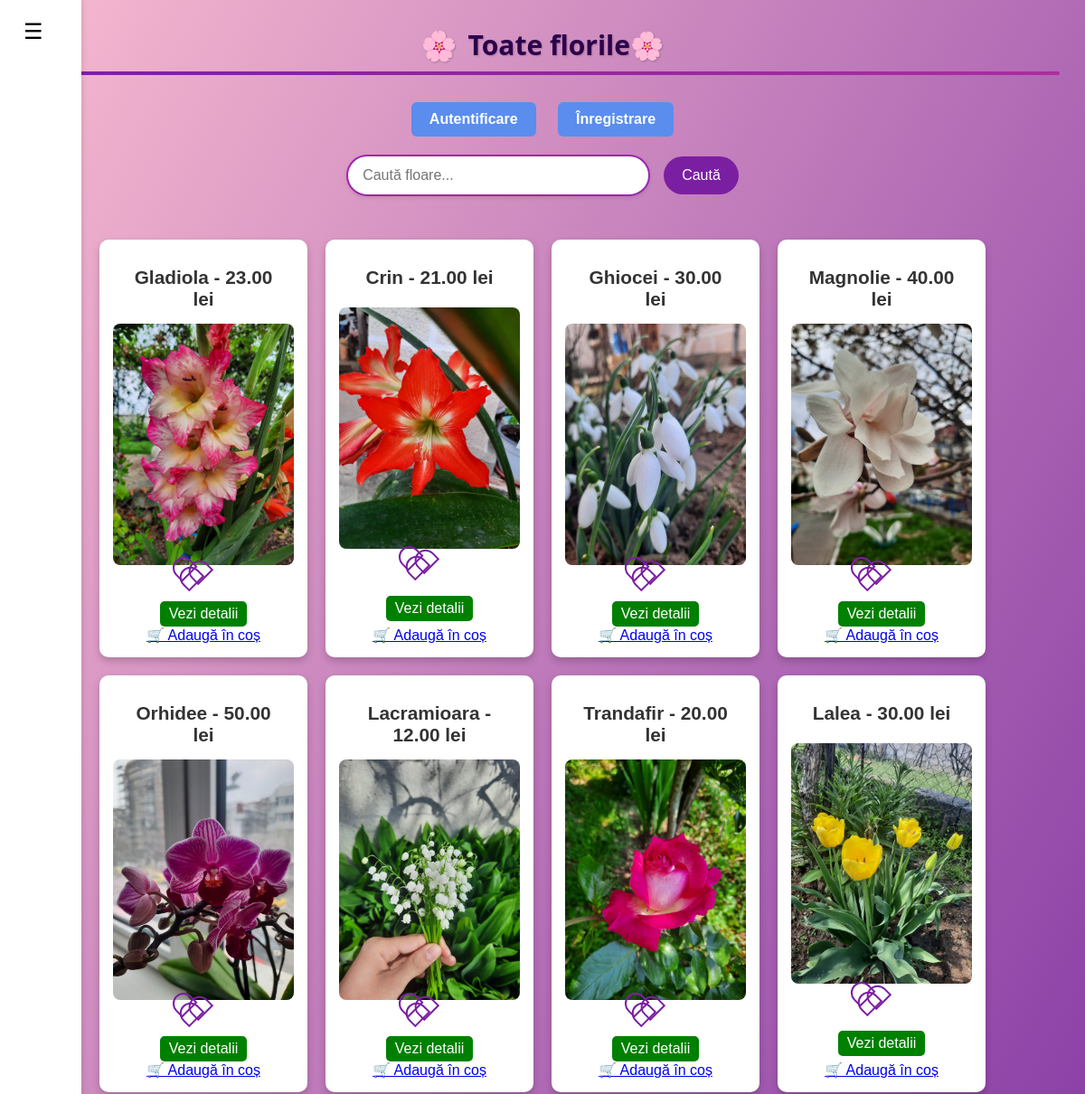
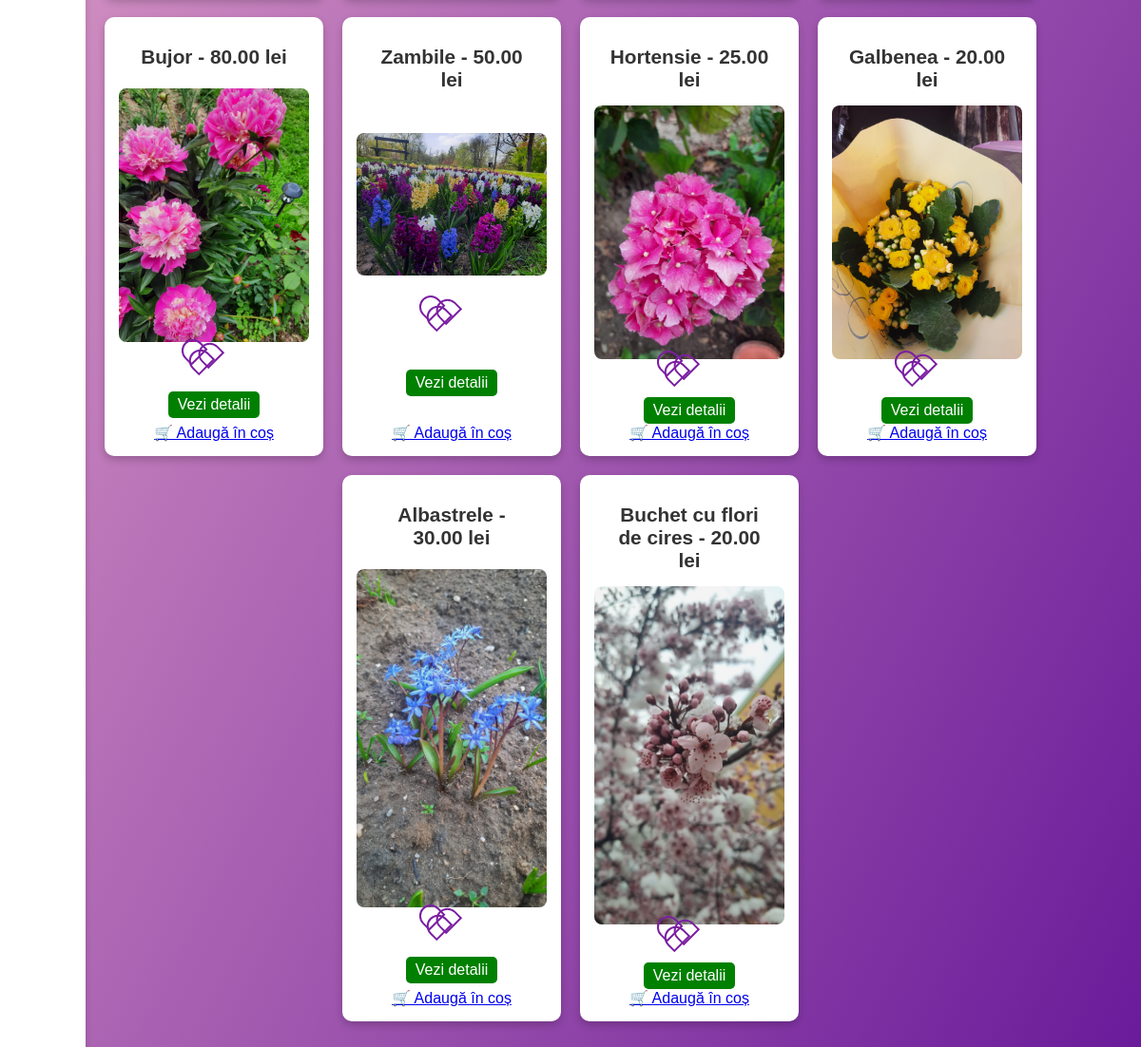
The page / on the database its author committed (2 pictures, top to bottom).
### main/models.py (models this page shows, shortened)
class Floare(models.Model):
    nume = models.CharField(max_length=100)
    descriere = models.TextField()
    pret = models.DecimalField(max_digits=6, decimal_places=2)
    imagine = models.ImageField(upload_to='flori/', blank=True, null=True)
    stoc = models.PositiveIntegerField(default=0)

### main/views.py (the view)
# urls.py: path('', views.home, name='home'),
def home(request):
    query = request.GET.get('q')
    flori = Floare.objects.filter(nume__icontains=query) if query else Floare.objects.all()
    favorite_ids = []
    if request.user.is_authenticated:
        favorite_ids = Favorite.objects.filter(user=request.user).values_list('flower_id', flat=True)
    return render(request, 'main/lista_flori.html', {
        'flori': flori,
        'query': query,
        'favorite_ids': favorite_ids
    })

### main/templates/main/lista_flori.html (shortened to what this page needs)
{% extends 'main/base.html' %}
{% load static %}
{% block content %}
  <div class="titlu-animat">
    <h1>
      <span class="floare-icon" aria-hidden="true">🌸</span>
      Toate florile🌸
    </h1>
    <div class="linie-subliniere"></div>
  </div>
  {% if not user.is_authenticated %}
    <div class="auth-buttons" style="margin-bottom: 20px; text-align: center;">
      <a href="{% url 'login' %}" class="btn auth-btn">Autentificare</a>
      <a href="{% url 'register' %}" class="btn auth-btn">Înregistrare</a>
    </div>
  {% endif %}
  <form method="get" action="{% url 'home' %}">
    <div class="baraCauta">
      <input type="text" name="q" placeholder="Caută floare..." value="{{ query|default:'' }}">
      <button type="submit" class="butonCauta">Caută</button>
    </div>
  </form>
  <br>
  {% if flori %}
    <div class="flori-grid">
      {% for floare in flori %}
        <div class="floare-card">
          <h3>{{ floare.nume }} - {{ floare.pret }} lei</h3>
          {% if floare.imagine %}
            <img src="{{ floare.imagine.url }}" alt="{{ floare.nume }}">
          {% endif %}
          <form method="post" action="{% url 'toggle_favorite' floare.id %}">
            <button type="submit" class="favorite-btn {% if floare.id in favorite_ids %}active{% endif %}">
              <span class="heart"></span>
            </button>
          </form>
          <a href="{% url 'detalii_floare' floare.id %}" class="detalii-btn">Vezi detalii</a>
          <a href="{% url 'add_to_cart' floare.id %}">🛒 Adaugă în coș</a>
        </div>
      {% endfor %}
    </div>
  {% else %}
    <p>Nu s-a găsit nicio floare cu acel nume.</p>
  {% endif %}
{% endblock %}

### main/templates/main/base.html (shortened to what this page needs)
<!DOCTYPE html>
<html lang="ro">
<head>
    {% load static %}
    <link rel="stylesheet" href="{% static 'main/sidebar.css' %}">
    <link rel="stylesheet" href="{% static 'main/favorites.css' %}">
    <link rel="stylesheet" href="{% static 'main/account.css' %}">
    <link rel="stylesheet" href="{% static 'main/style.css' %}">
    <link rel="stylesheet" href="{% static 'main/favouriteBtn.css' %}">
</head>
<body>
    <div id="sidebar" class="sidebar">
        <h2>Florărie</h2>
        <ul>
            <li><a href="{% url 'home' %}">🌸 Toate florile</a></li>
            <li><a href="{% url 'favorites' %}">❤️ Favorite</a></li>
            <li><a href="{% url 'account' %}">👤 Contul meu</a></li>
            <li><a href="{% url 'view_cart' %}">🛒 Coșul meu</a></li>
            <li><a href="{% url 'logout' %}">🔓 Deconectare</a></li>
        </ul>
    </div>
    <button class="toggle-btn" onclick="toggleSidebar()">☰</button>
    <div class="main-content">
        {% block content %}
        {% endblock %}
    </div>
</body>
</html>

### main/static/main/sidebar.css (style rules this page uses)
.sidebar { position: fixed; left: -250px; top: 0; width: 300px; height: 100%; background-color: white; box-shadow: 2px 0 5px rgba(0,0,0,0.1); padding: 20px; transition: left 0.3s ease; z-index: 1000; }
.toggle-btn { position: fixed; top: 20px; left: 20px; z-index: 1100; font-size: 24px; background-color: transparent; border: none; cursor: pointer; }
.main-content { margin-left: 0; transition: margin-left 0.3s ease; }
.sidebar h2 { margin-bottom: 30px; color: #4CAF50; font-size: 24px; }
.sidebar ul { list-style-type: none; padding: 0; }
.sidebar ul li { margin-bottom: 15px; }

### main/static/main/favorites.css (style rules this page uses)
.floare-icon { font-size: 32px; }
.floare-card { background-color: white; border-radius: 15px; overflow: hidden; box-shadow: 0 4px 12px rgba(0, 0, 0, 0.15); transition: transform 0.3s ease, box-shadow 0.3s ease; display: flex; flex-direction: column; justify-content: space-between; }
.floare-card h3 { margin: 15px; font-size: 1.3rem; color: #333; }
.floare-card img { width: 100%; height: 200px; object-fit: cover; display: block; }

### main/static/main/style.css (style rules this page uses)
body { font-family: Arial, sans-serif; text-align: center; background: linear-gradient(to bottom right, #f8bbd0, #6a1b9a); color: #041c34; padding: 20px; min-height: 100vh; }
.titlu-animat { display: flex; flex-direction: column; align-items: center; margin-bottom: 30px; }
.titlu-animat h1 { font-size: 30px; font-weight: bold; font-family: 'Segoe UI', Tahoma, Geneva, Verdana, sans-serif; color: #2b004b; text-shadow: 1px 1px 2px rgba(0,0,0,0.2); display: flex; align-items: center; gap: 12px; margin: 0; }
.floare-icon { font-size: 32px; }
.linie-subliniere { margin-top: 8px; height: 4px; width: 100%; background: linear-gradient(270deg, #7b1fa2, #ba68c8, #ff4081, #a055f0, #8226ec, #ee409a, #7b1fa2 ); border-radius: 4px; background-size: 1400% 1400%; animation: color-shift 10s ease infinite; }
.baraCauta { display: flex; justify-content: center; align-items: center; gap: 15px; flex-wrap: wrap; margin-top: 20px; }
.baraCauta input[type="text"] { padding: 12px 16px; font-size: 16px; border-radius: 25px; border: 2px solid #9c27b0; outline: none; transition: 0.3s; width: 300px; box-shadow: 0 2px 4px rgba(0,0,0,0.1); }
.butonCauta { padding: 12px 20px; font-size: 16px; background-color: #7b1fa2; color: white; border: none; border-radius: 25px; cursor: pointer; transition: background-color 0.3s, transform 0.2s; }
.flori-grid { display: flex; flex-wrap: wrap; justify-content: center; gap: 20px; margin-top: 30px; }
.floare-card { background-color: white; border-radius: 10px; padding: 15px; width: 200px; box-shadow: 0 4px 8px rgba(0,0,0,0.2); transition: transform 0.3s ease; flex-direction: column; align-items: center; justify-content: space-between; align-items: center; }
.floare-card img { width: 100%; height: auto; border-radius: 8px; transition: transform 0.3s ease; }
.detalii-btn { display: inline-block; margin-top: 10px; padding: 5px 10px; background-color: green; color: white; border-radius: 5px; text-decoration: none; }
.auth-buttons .btn { display: inline-block; padding: 10px 20px; margin: 0 10px; background-color: #5a8dee; color: white; border-radius: 6px; text-decoration: none; font-weight: 600; transition: background-color 0.3s ease; }

### main/static/main/favouriteBtn.css (style rules this page uses)
.favorite-btn { background: none; border: none; cursor: pointer; padding: 0; outline: none; width: 30px; height: 30px; position: relative; margin-right: 30px; vertical-align: middle; }
.heart { display: inline-block; width: 20px; height: 18px; background: transparent; position: relative; transform: rotate(-45deg); transition: background-color 0.3s ease; border-radius: 15px 15px 0 0; border: 2px solid #7b1fa2; }
.heart::before, .heart::after { content: ""; position: absolute; width: 20px; height: 18px; background: transparent; border: 2px solid #7b1fa2; border-radius: 15px 15px 0 0; transition: background-color 0.3s ease; top: -10px; left: 0; }
.heart::before { top: -15px; left: 0; }
.heart::after { top: 0; left: 10px; }

### rows shown on the page
Floare: nume "Gladiola", pret "23.00", imagine (picture)
Floare: nume "Crin", pret "21.00", imagine (picture)
Floare: nume "Ghiocei", pret "30.00", imagine (picture)
Floare: nume "Magnolie", pret "40.00", imagine (picture)
Floare: nume "Orhidee", pret "50.00", imagine (picture)
Floare: nume "Lacramioara", pret "12.00", imagine (picture)
Floare: nume "Trandafir", pret "20.00", imagine (picture)
Floare: nume "Lalea", pret "30.00", imagine (picture)
Floare: nume "Bujor", pret "80.00", imagine (picture)
Floare: nume "Zambile", pret "50.00", imagine (picture)
Floare: nume "Hortensie", pret "25.00", imagine (picture)
Floare: nume "Galbenea", pret "20.00", imagine (picture)
Floare: nume "Albastrele", pret "30.00", imagine (picture)
Floare: nume "Buchet cu flori de cires", pret "20.00", imagine (picture)
